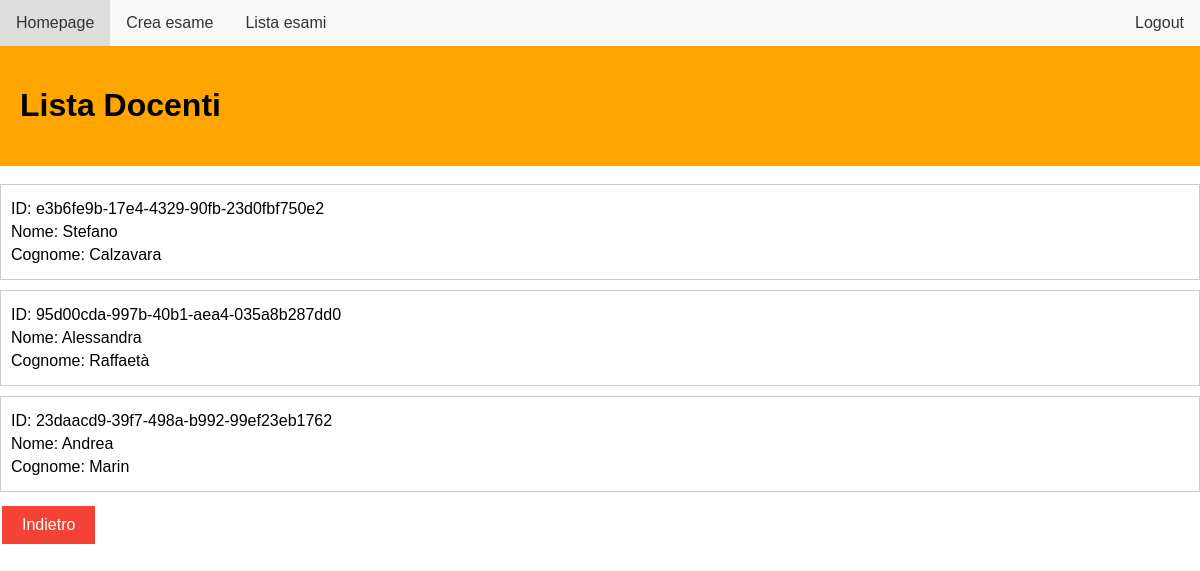
/docenti_list_del?idE=CT-0006 (signed in), run on an earlier commit of the app's database.
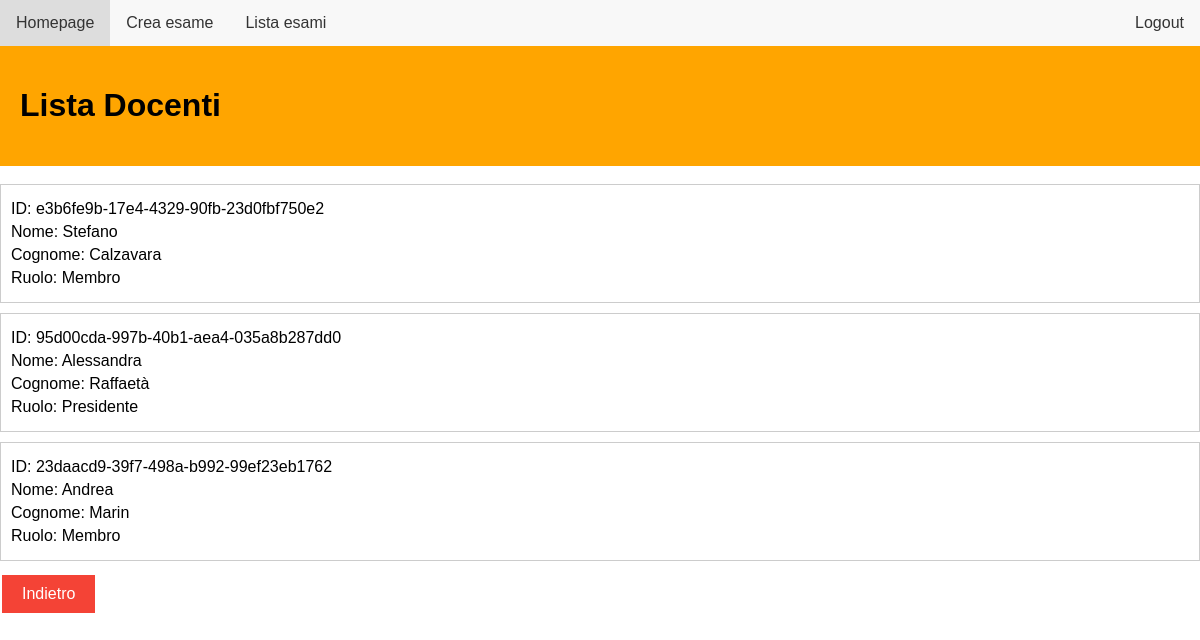
And on a later commit of the database.
### db_setup.py (models this page shows, shortened)
class Docente(UserMixin, db.Model):
    idD = db.Column(db.String(100), primary_key=True, unique = True)
    nome = db.Column(db.String(100))
    cognome = db.Column(db.String(100))
    email = db.Column(db.String(100), unique = True)
    password = db.Column(db.String(100))

class Creazione_esame(db.Model):
    __tablename__ = 'Creazione_esame'
    idD = db.Column(db.Integer, db.ForeignKey('docente.idD', name=None), primary_key=True)
    idE = db.Column(db.Integer, db.ForeignKey('esame.idE', name=None), primary_key=True)
    ruolo_docente = db.Column(Enum('Presidente', 'Membro'))
    docente = db.relationship('Docente', backref=db.backref('creazione_esame', cascade='all, delete-orphan'))
    esame = db.relationship('Esame', backref=db.backref('creazione_esame', cascade='all, delete-orphan'))

### routes.py (the view)
@bp.route('/docenti_list_del', methods=['GET', 'POST'])
@login_required
def docenti_list_del():
    from db_setup import Docente, Esame, db, Creazione_esame
    idE = request.args.get('idE')
    esame = db.session.query(Esame).filter(Esame.idE == idE).first()
    lista_docenti = db.session.query(Docente).all()
    lista_ruoli = (
        db.session.query(Creazione_esame.idD, Creazione_esame.ruolo_docente)
        .filter(Creazione_esame.idE == idE)
        .all()
    )
    return flask.render_template('docenti_list_del.html', esame=esame, lista_docenti=lista_docenti, lista_ruoli=lista_ruoli)

### routes.py (called while the page is built)
@login_manager.user_loader
def load_user(user_id):
    from db_setup import Docente
    return Docente.query.get(user_id)

### app/templates/docenti_list_del.html (shortened to what this page needs)
<!DOCTYPE html>
<html lang="en">
<head>
    <link rel="stylesheet" href="../static/student.css">
    <link rel="stylesheet" href="../static/goback.css">
</head>
<body>
    <ul>
        <li><a href="{{ url_for('routes.homepage') }}">Homepage</a></li>
        <li><a href="{{ url_for('routes.create_exam') }}">Crea esame</a></li>
        <li><a href="{{ url_for('routes.view_exams') }}">Lista esami</a></li>
        <li style="float:right"><a href="{{ url_for('routes.login') }}">Logout</a></li>
    </ul>
    <div id="Docente" class="w3-container">
        <h1>Lista Docenti</h1>
    </div>
    <br>
    <div id="Lista_docenti" style="position: relative;">
        {% for docente in lista_docenti %}
            <div class="student-info" onclick="deleteRow('{{ docente.idD }}', '{{ esame.idE }}'); window.location.href='{{ url_for('routes.exam_page', idE=esame.idE) }}'" style="cursor: pointer;">
                <p>ID: {{ docente.idD }}</p>
                <p>Nome: {{ docente.nome }}</p>
                <p>Cognome: {{ docente.cognome }}</p>
                {% for ruolo in lista_ruoli %}
                    {% if ruolo[0] == docente.idD %}
                        <p>Ruolo: {{ ruolo[1] }}</p>
                    {% endif %}
                {% endfor %}
            </div>
        {% endfor %}
    </div>
    <button id="goback" onclick="goBack()" class="button-goback">Indietro</button>
</body>
</html>

What changed in the data, as far as the page shows it:
added Creazione_esame: ruolo_docente "Membro", shown under Docente "e3b6fe9b-17e4-4329-90fb-23d0fbf750e2"
changed Docente "95d00cda-997b-40b1-aea4-035a8b287dd0": gains Creazione_esame (ruolo_docente "Presidente")
changed Docente "23daacd9-39f7-498a-b992-99ef23eb1762": gains Creazione_esame (ruolo_docente "Membro")
